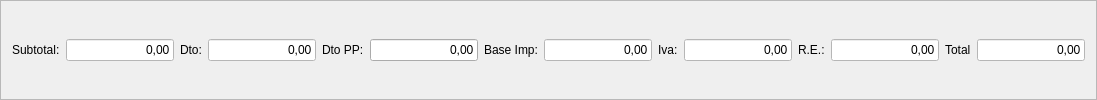
        <widget class="QFrame" name="frame_3">
         <property name="frameShape">
          <enum>QFrame::StyledPanel</enum>
         </property>
         <property name="frameShadow">
          <enum>QFrame::Raised</enum>
         </property>
         <layout class="QHBoxLayout" name="horizontalLayout_5">
          <item>
           <widget class="QLabel" name="label_8">
            <property name="text">
             <string>Subtotal:</string>
            </property>
           </widget>
          </item>
          <item>
           <widget class="QLineEdit" name="txtsubtotal">
            <property name="enabled">
             <bool>false</bool>
            </property>
            <property name="minimumSize">
             <size>
              <width>0</width>
              <height>0</height>
             </size>
            </property>
            <property name="maximumSize">
             <size>
              <width>1000</width>
              <height>16777215</height>
             </size>
            </property>
            <property name="styleSheet">
             <string notr="true">background-color: rgb(255, 255, 255);
color: rgb(0, 0, 0);</string>
            </property>
            <property name="text">
             <string>0,00</string>
            </property>
            <property name="alignment">
             <set>Qt::AlignRight|Qt::AlignTrailing|Qt::AlignVCenter</set>
            </property>
            <property name="readOnly">
             <bool>true</bool>
            </property>
           </widget>
          </item>
          <item>
           <widget class="QLabel" name="label_9">
            <property name="text">
             <string>Dto:</string>
            </property>
           </widget>
          </item>
          <item>
           <widget class="QLineEdit" name="txtimporte_descuento">
            <property name="enabled">
             <bool>false</bool>
            </property>
            <property name="maximumSize">
             <size>
              <width>1000</width>
              <height>16777215</height>
             </size>
            </property>
            <property name="styleSheet">
             <string notr="true">background-color: rgb(255, 255, 255);
color: rgb(0, 0, 0);</string>
            </property>
            <property name="text">
             <string>0,00</string>
            </property>
            <property name="alignment">
             <set>Qt::AlignRight|Qt::AlignTrailing|Qt::AlignVCenter</set>
            </property>
           </widget>
          </item>
          <item>
           <widget class="QLabel" name="label_24">
            <property name="text">
             <string>Dto PP:</string>
            </property>
           </widget>
          </item>
          <item>
           <widget class="QLineEdit" name="txtDto_pp">
            <property name="text">
             <string>0,00</string>
            </property>
            <property name="alignment">
             <set>Qt::AlignRight|Qt::AlignTrailing|Qt::AlignVCenter</set>
            </property>
           </widget>
          </item>
          <item>
           <widget class="QLabel" name="label_16">
            <property name="text">
             <string>Base Imp:</string>
            </property>
           </widget>
          </item>
          <item>
           <widget class="QLineEdit" name="txtbase">
            <property name="enabled">
             <bool>false</bool>
            </property>
            <property name="sizePolicy">
             <sizepolicy hsizetype="Expanding" vsizetype="Fixed">
              <horstretch>0</horstretch>
              <verstretch>0</verstretch>
             </sizepolicy>
            </property>
            <property name="maximumSize">
             <size>
              <width>1000</width>
              <height>16777215</height>
             </size>
            </property>
            <property name="styleSheet">
             <string notr="true">background-color: rgb(255, 255, 255);
color: rgb(0, 0, 0);</string>
            </property>
            <property name="text">
             <string>0,00</string>
            </property>
            <property name="alignment">
             <set>Qt::AlignRight|Qt::AlignTrailing|Qt::AlignVCenter</set>
            </property>
           </widget>
          </item>
          <item>
           <widget class="QLabel" name="label_11">
            <property name="text">
             <string>Iva:</string>
            </property>
           </widget>
          </item>
          <item>
           <widget class="QLineEdit" name="txtiva">
            <property name="enabled">
             <bool>false</bool>
            </property>
            <property name="maximumSize">
             <size>
              <width>1000</width>
              <height>16777215</height>
             </size>
            </property>
            <property name="styleSheet">
             <string notr="true">background-color: rgb(255, 255, 255);
color: rgb(0, 0, 0);</string>
            </property>
            <property name="text">
             <string>0,00</string>
            </property>
            <property name="alignment">
             <set>Qt::AlignRight|Qt::AlignTrailing|Qt::AlignVCenter</set>
            </property>
           </widget>
          </item>
          <item>
           <widget class="QLabel" name="label_10">
            <property name="text">
             <string>R.E.:</string>
            </property>
           </widget>
          </item>
          <item>
           <widget class="QLineEdit" name="txttotal_recargo">
            <property name="enabled">
             <bool>false</bool>
            </property>
            <property name="styleSheet">
             <string notr="true">background-color: rgb(255, 255, 255);
color: rgb(0, 0, 0);</string>
            </property>
            <property name="text">
             <string>0,00</string>
            </property>
            <property name="alignment">
             <set>Qt::AlignRight|Qt::AlignTrailing|Qt::AlignVCenter</set>
            </property>
           </widget>
          </item>
          <item>
           <widget class="QLabel" name="label_12">
            <property name="text">
             <string>Total</string>
            </property>
           </widget>
          </item>
          <item>
           <widget class="QLineEdit" name="txttotal">
            <property name="enabled">
             <bool>false</bool>
            </property>
            <property name="maximumSize">
             <size>
              <width>1000</width>
              <height>16777215</height>
             </size>
            </property>
            <property name="styleSheet">
             <string notr="true">background-color: rgb(255, 255, 255);
color: rgb(0, 0, 0);</string>
            </property>
            <property name="text">
             <string>0,00</string>
            </property>
            <property name="alignment">
             <set>Qt::AlignRight|Qt::AlignTrailing|Qt::AlignVCenter</set>
            </property>
           </widget>
          </item>
         </layout>
        </widget>
